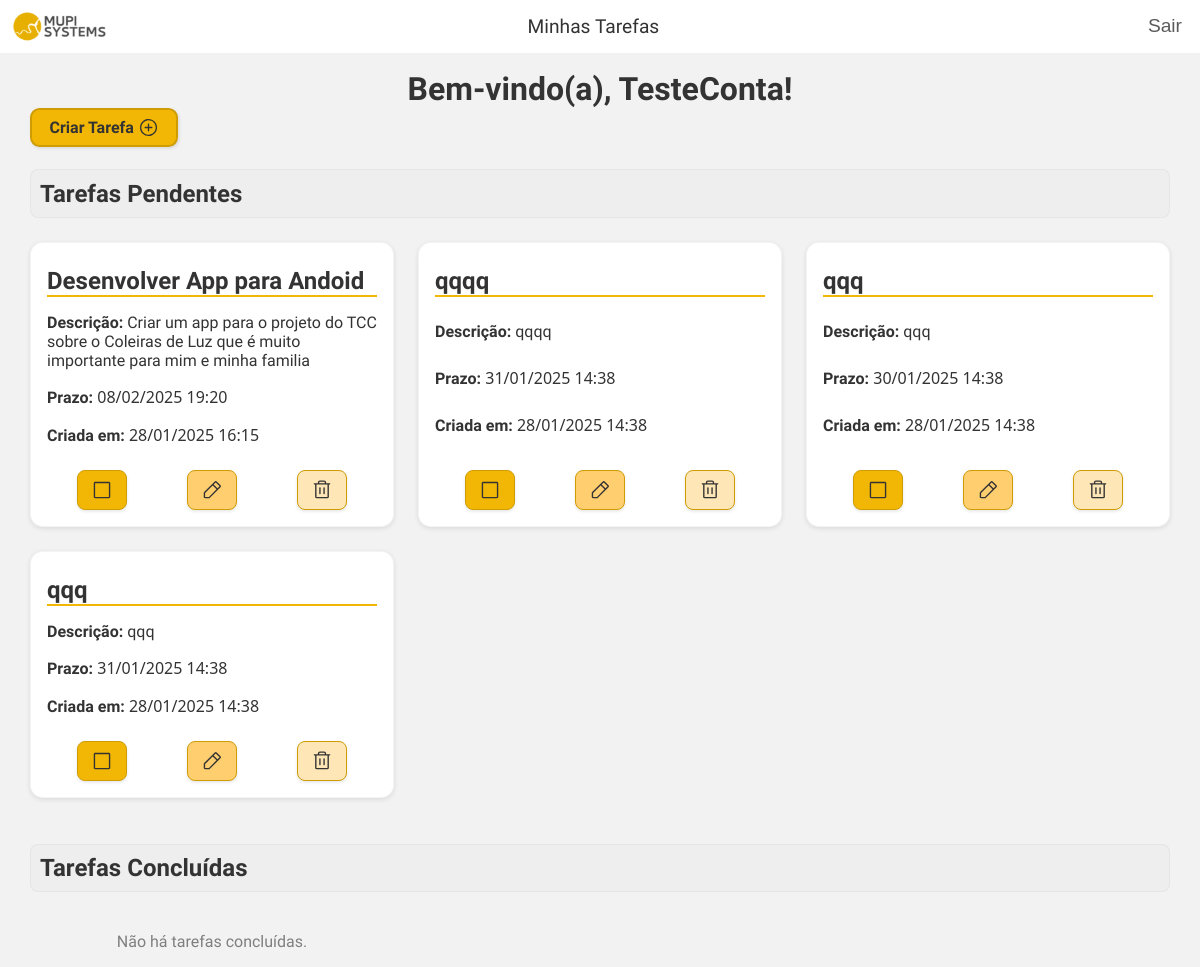
The page /home/ (signed in) on the database as committed earlier.
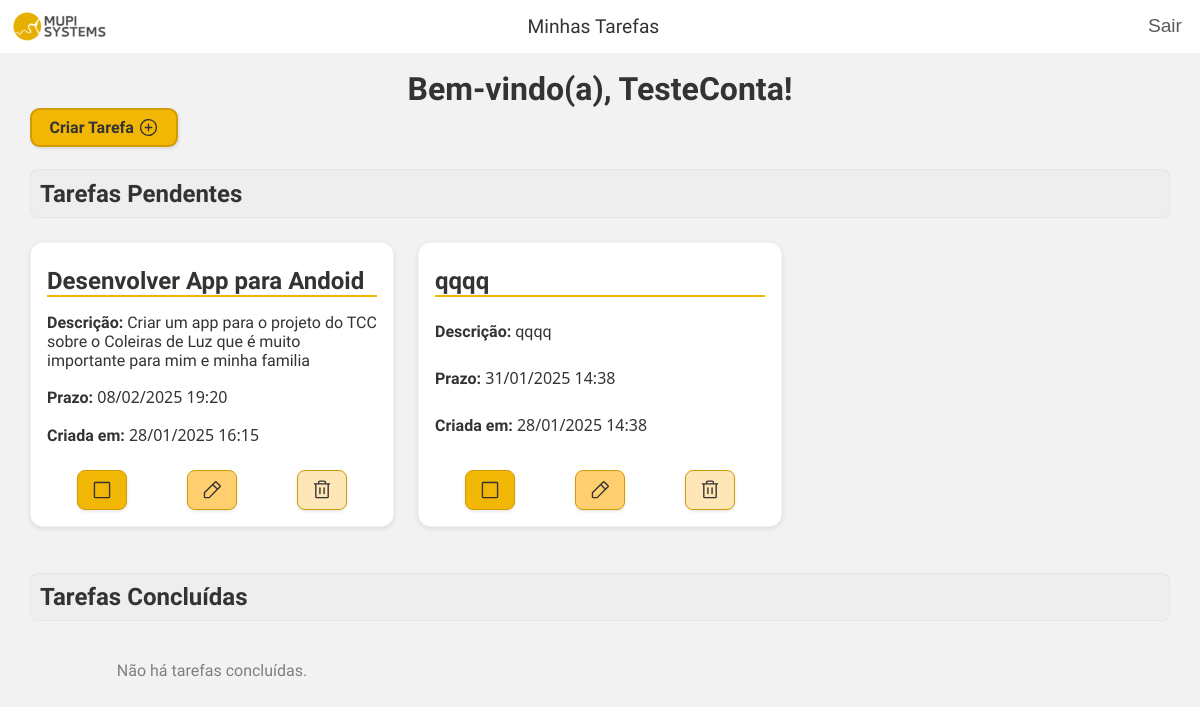
The same page on the database as committed later.
### tasks/models.py (models this page shows, shortened)
class Task(models.Model):
  title = models.CharField(max_length=200)
  description = models.TextField()
  completed = models.BooleanField(default=False)
  created_at = models.DateTimeField(auto_now_add=True)
  due_date = models.DateTimeField()
  user = models.ForeignKey(User, on_delete=models.CASCADE)

### tasks/views.py (the view)
# urls.py: path('home/', views.home, name='home'),
@login_required
def home(request):
    tasks = Task.objects.filter(user=request.user)
    completed_tasks = tasks.filter(completed=True).order_by('-created_at')
    pending_tasks = tasks.filter(completed=False).order_by('-created_at')
    return render(request, 'tasks/home.html', {
        'completed_tasks': completed_tasks,
        'pending_tasks': pending_tasks,
    })

### tasks/templates/tasks/home.html (shortened to what this page needs)
{% extends "base.html" %}
{% load static %}
{% block extra_css %}
<link rel="stylesheet" href="{% static 'tasks/css/home.css' %}">
{% endblock %}
{% block content %}
<div class="container">
    <h1 class="tite-home">Bem-vindo(a), {{ user.username }}!</h1>
    <a class="btn-criar-tarefa link-criar-tarefa" href="{% url 'task_create' %}">Criar Tarefa <img class="icon-criar-tarefa" src="{% static 'tasks/images/PlusCircle.svg' %}" alt="Icone Mais"></a>
    <h2 class="title-section">Tarefas Pendentes</h2>
    <div class="card-grid">
        {% for task in pending_tasks %}
        <div class="card">
            <h3>{{ task.title }}</h3>
            <p><strong>Descrição:</strong> {{ task.description }}</p>
            <p class="p-number"><strong>Prazo:</strong> {{ task.due_date|date:"d/m/Y H:i" }}</p>
            <p class="p-number"><strong>Criada em:</strong> {{ task.created_at|date:"d/m/Y H:i" }}</p>
            <div class="card-actions">
                <form method="post" action="{% url 'task_mark_complete' task.pk %}">
                    <button type="submit" class="btn-action">
                        <img class="img-btn-action" src="{% static 'tasks/images/Square.svg' %}" alt="Check box">
                    </button>
                </form>
                <a class="btn-action btn-update" href="{% url 'task_update' task.pk %}">
                    <img class="img-btn-action" src="{% static 'tasks/images/PencilSimple.svg' %}" alt="lapis">
                </a>
                <a class="btn-action btn-delete" href="{% url 'task_delete' task.pk %}">
                    <img class="img-btn-action" src="{% static 'tasks/images/Trash.svg' %}" alt="Lixiera">
                </a>
            </div>
        </div>
        {% empty %}
        <p class="list-ampty">Não há tarefas pendentes.</p>
        {% endfor %}
    </div>
    <h2 class="title-section" style="margin-top: 4%;">Tarefas Concluídas</h2>
    <div class="card-grid">
        {% for task in completed_tasks %}
        <div class="card ">
            <h3 class="card-complet">{{ task.title }}</h3>
            <p class="card-complet"><strong>Descrição:</strong> {{ task.description }}</p>
            <p class="p-number card-complet"><strong>Prazo:</strong> {{ task.due_date|date:"d/m/Y H:i" }}</p>
            <p class="p-number card-complet"><strong>Criada em:</strong> {{ task.created_at|date:"d/m/Y H:i" }}</p>
            <div class="card-actions">
                <form method="post" action="{% url 'task_unmark_complete' task.pk %}">
                    {% csrf_token %}
                    <button type="submit" class="btn-action">
                        <img class="img-btn-action" src="{% static 'tasks/images/CheckSquare.svg' %}" alt="Checked box">
                    </button>
                </form>
                <a class="btn-action btn-update" href="{% url 'task_update' task.pk %}">
                    <img class="img-btn-action" src="{% static 'tasks/images/PencilSimple.svg' %}" alt="lapis">
                </a>
                <a class="btn-action btn-delete " href="{% url 'task_delete' task.pk %}">
                    <img class="img-btn-action" src="{% static 'tasks/images/Trash.svg' %}" alt="Lixiera">
                </a>
            </div>
        </div>
        {% empty %}
        <p class="list-ampty">Não há tarefas concluídas.</p>
        {% endfor %}
    </div>
</div>
{% endblock %}

Rows that differ between the two databases and show on the page:
removed Task: title "qqq", description "qqq", due_date "30/01/2025 14:38", created_at "28/01/2025 14:38"
removed Task: title "qqq", description "qqq", due_date "31/01/2025 14:38", created_at "28/01/2025 14:38"
